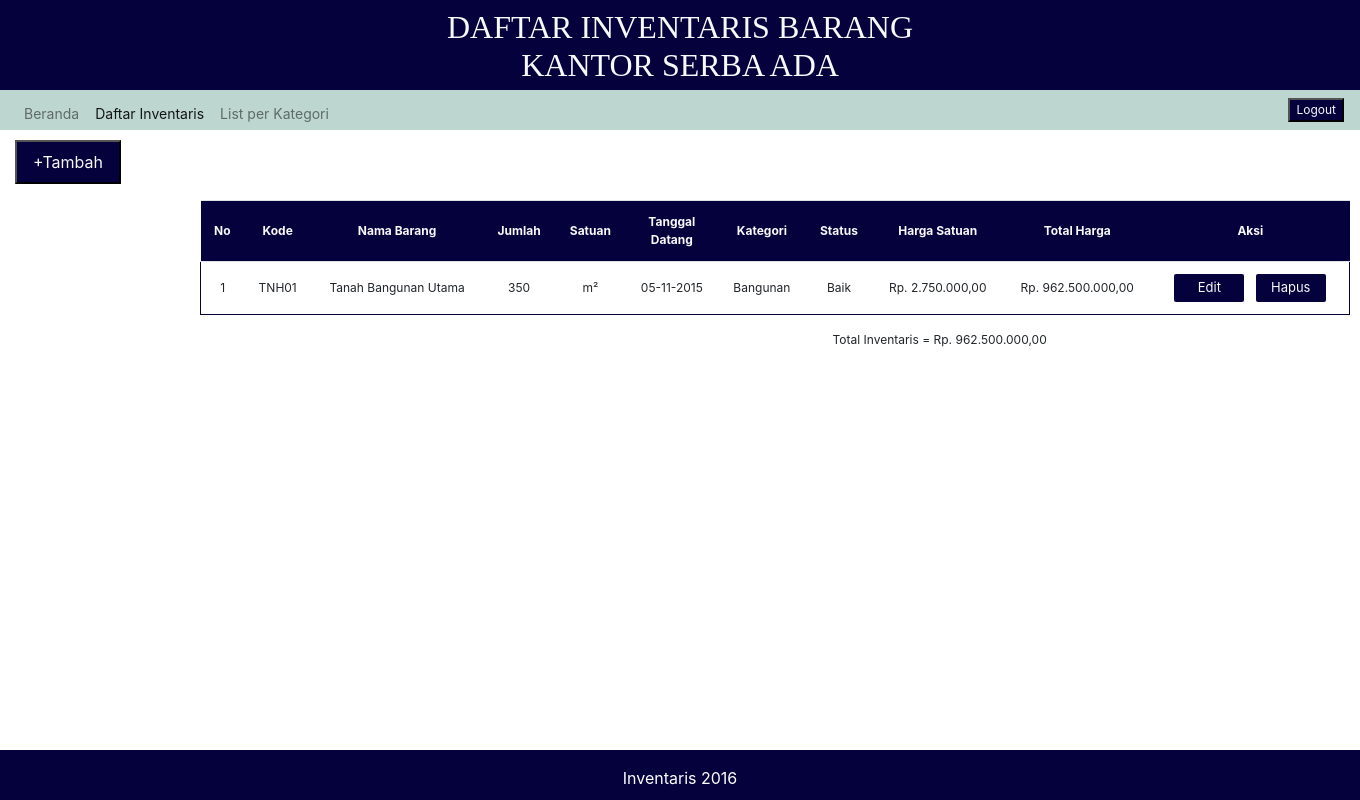
/inventaris.php?kategori=Bangunan (signed in), run on the app's committed database.
### tables this page shows
CREATE TABLE `inventaris` (
  `kode_barang` varchar(10) NOT NULL,
  `nama_barang` varchar(30) NOT NULL,
  `jumlah` int(11) NOT NULL,
  `satuan` varchar(15) NOT NULL,
  `tgl_datang` date NOT NULL,
  `kategori` varchar(20) NOT NULL,
  `status_barang` varchar(20) NOT NULL,
  `harga` int(20) NOT NULL
);

### inventaris.php (the view, shortened to what this page needs)
<?php
require 'fungsi.php';
?>
<!DOCTYPE html>
<html lang="en">
<head>
    <link rel="stylesheet" href="css/bootstrap.min.css">
    <link rel="stylesheet" href="css/style.css">
</head>
<body>
    <div class="text-light text-center header pt-2">
        <h2><div>DAFTAR INVENTARIS BARANG</div>
        <div>KANTOR SERBA ADA</div></h2>
    </div>
    <nav class="navbar navbar-expand-lg navbar-light justify-content-between">
        <div class="collapse navbar-collapse" id="navbarNav">
            <ul class="navbar-nav">
            <li class="nav-item">
                <a class="nav-link" href="index.php" style="height: 30px">Beranda <span class="sr-only">(current)</span></a>
            </li>
            <li class="nav-item active">
                <a class="nav-link" href="inventaris.php" style="height: 30px">Daftar Inventaris</a>
            </li>
            <li class="nav-item dropdown">
                <a class="nav-link" href="#" style="height: 30px" id="navbarDropdownMenuLink" data-toggle="dropdown" aria-haspopup="true" aria-expanded="false">
                List per Kategori
                </a>
            </li>
            </ul>
        </div>
        <button type="button" class="logout text-light" data-toggle="modal" data-target="#logout">Logout</button>
    </nav>
    <button type="button" class="nav-link tambah text-light" data-toggle="modal" data-target="#tambahmodal">
        +Tambah
    </button>
    <div class="content">
    <table class="table text-center">
        <thead class="table-header text-light font-weight-bold" style="background-color: #04013d">
            <tr>
                <td class="align-middle">No</td>
                <td class="align-middle">Kode</td>
                <td class="align-middle">Nama Barang</td>
                <td class="align-middle">Jumlah</td>
                <td class="align-middle">Satuan</td>
                <td class="align-middle">Tanggal<br>Datang</td>
                <td class="align-middle">Kategori</td>
                <td class="align-middle">Status</td>
                <td class="align-middle">Harga Satuan</td>
                <td class="align-middle">Total Harga</td>
                <td class="align-middle">Aksi</td>
            </tr>
        </thead>
        <tbody class="table-body">
            <?php
                if(isset($_GET['kategori'])){
                    $kategori = $_GET['kategori'];
                    $SQL = "SELECT * FROM `inventaris` WHERE `kategori` = '$kategori'";
                } else {
                    $SQL = "SELECT * FROM `inventaris`";
                }
                $sql_run = mysqli_query($conn,$SQL);
                $i = 1;
                $total=0;
                while($inventaris = mysqli_fetch_assoc($sql_run)):
                $total+=$inventaris['harga']*$inventaris['jumlah'];
            ?>
            <tr>
            <td class="align-middle"><?= $i++ ?></td>
                <td class="align-middle"><?= $inventaris['kode_barang'] ?></td>
                <td class="align-middle"><?= $inventaris['nama_barang'] ?></td>
                <td class="align-middle"><?= $inventaris['jumlah'] ?></td>
                <td class="align-middle"><?= $inventaris['satuan'] ?></td>
                <td class="align-middle"><?= date('d-m-Y', strtotime($inventaris['tgl_datang'])) ?></td>
                <td class="align-middle"><?= $inventaris['kategori'] ?></td>
                <td class="align-middle"><?= $inventaris['status_barang'] ?></td>
                <td class="align-middle">Rp. <?= number_format($inventaris['harga'], 2, "," , ".") ?></td>
                <td class="align-middle">Rp. <?= number_format($inventaris['jumlah']*$inventaris['harga'], 2, ",", ".") ?></td>
                <td class="align-middle">
                <button type="button" class="tombol text-light mx-1 py-1" data-toggle="modal" data-target="#EditModal<?= $inventaris['kode_barang'] ?>" style="width: 70px; border: 0px">Edit</button>
                <button type="button" class="tombol text-light mx-1 py-1" data-toggle="modal" data-target="#DeleteModal<?= $inventaris['kode_barang'] ?>" style="width: 70px; border: 0px">Hapus</button>
                </td>
            </tr>
            <?php endwhile; ?>
        </tbody>
    </table>
    <div style="position: absolute; left: 55%">Total Inventaris = Rp. <?= number_format($total, 2, ",", ".") ?></div>
    </div>
    <div class="footer text-center text-white p-3">
        Inventaris 2016
    </div>
</body>
</html>

### css/style.css (style rules this page uses)
.header { position:absolute; left:0; right:0; background-color: #04013d; font-family: "Cooper Black"; }
nav { position: relative; background-color: #bed6d0; top: 90px; height: 40px; font-size: 14px; }
.logout { background-color: #04013d; font-size: 12px; }
.footer { position: absolute; bottom: 0px; left: 0px; right: 0px; height: 50px; background-color: #04013d; }
.tambah { position: relative; left: 15px; top: 100px; background-color: #04013d; }
.content { position: absolute; top: 200px; left: 200px; font-size: 12px; width: 1150px; }
.table-body { border: 1px solid #04013d; }
.tombol { background-color: #04013d; font-size: 13px; border-radius: 2px; }

### data on the page
inventaris: kode_barang "TNH01", nama_barang "Tanah Bangunan Utama", jumlah "350", satuan "m²", tgl_datang "05-11-2015", kategori "Bangunan", status_barang "Baik", harga "2.750.000,00", $inventaris['jumlah']*$inventaris['harga'] "962.500.000,00"

### other printed values
$total "962.500.000,00"
